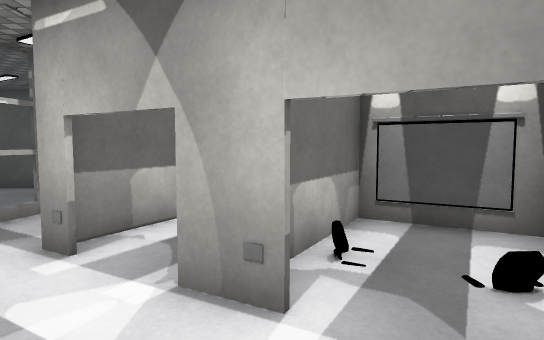
View 1 (above)

22 first-person views from a walk through a 3-D level made in the Unity game engine. The camera is 1.4 m above the floor, tilts 4° down and sees 75° across. Doors are open. The floor is counted in squares, 1 m on a side. Each view is taken from the middle of a square. On the plan, view 1 faces up. The plan holds only what a view shows up to about 15 squares ahead; the rest is blank. The place goes on beyond the plan. The player is left out. Some surface patterns are stand-ins.

View 2
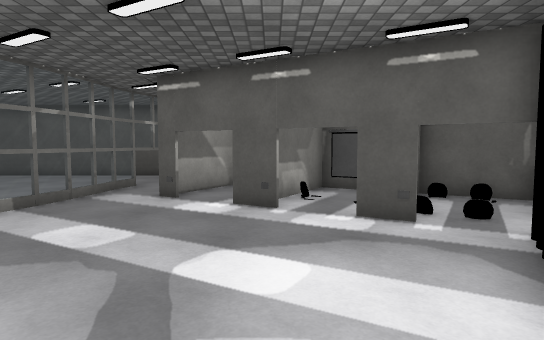

View 3
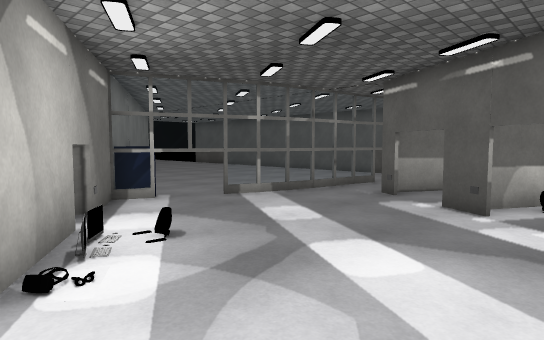

View 4
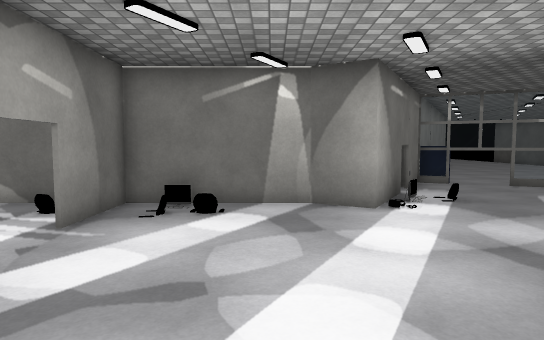

View 5
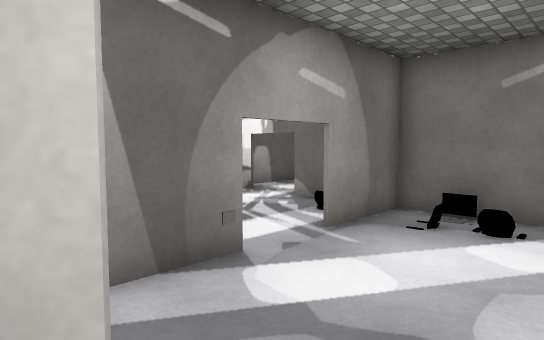

View 6
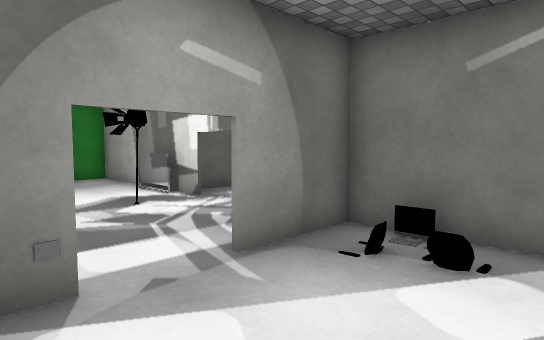

View 7
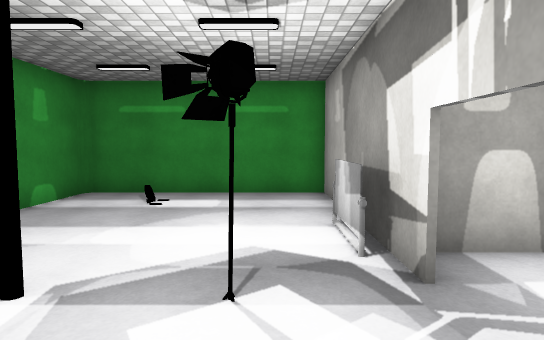

View 8
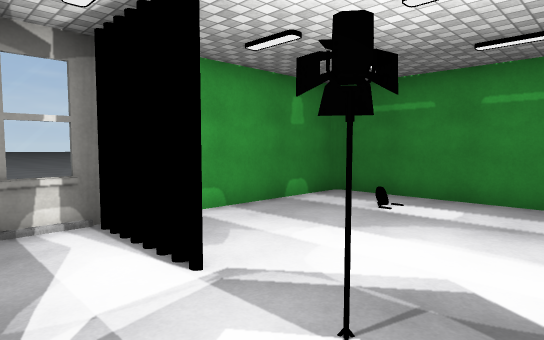

View 9
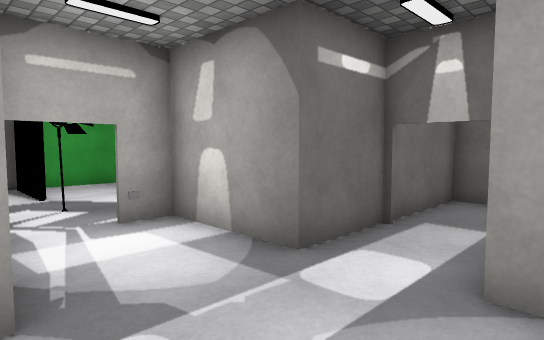

View 10
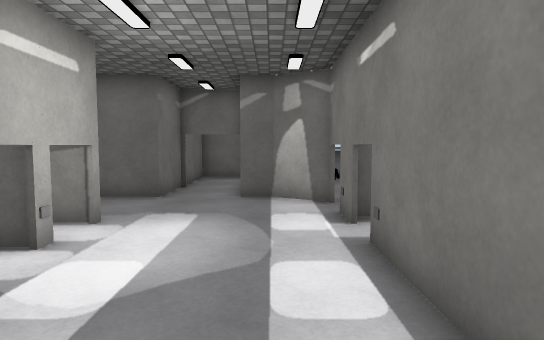

View 11
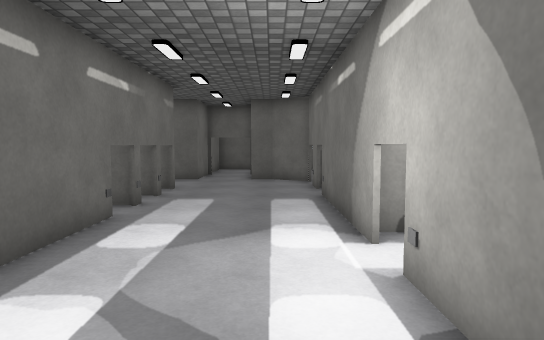

View 12
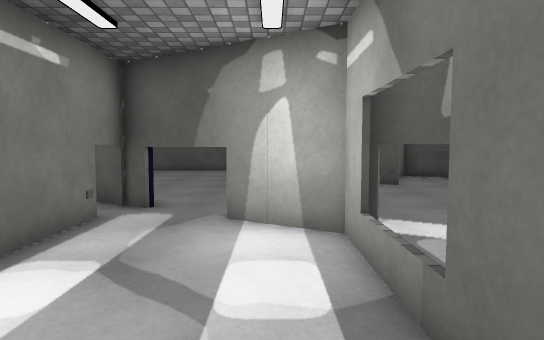

View 13
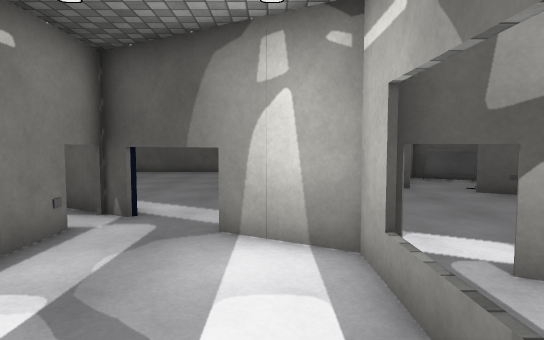

View 14
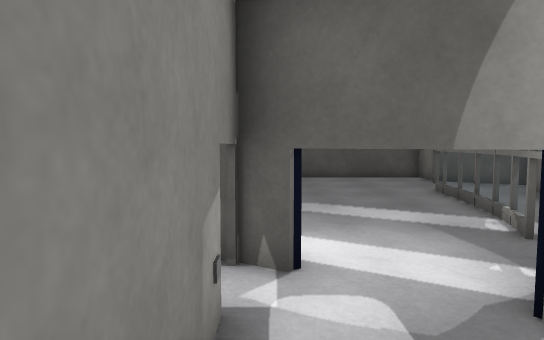

View 15
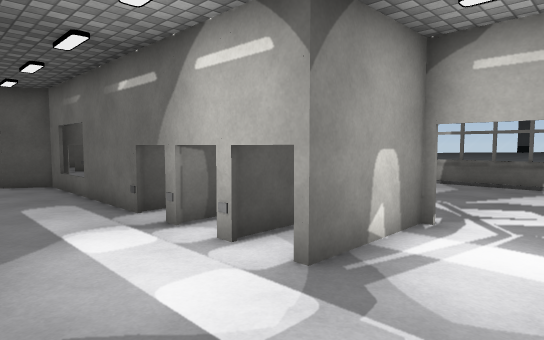

View 16
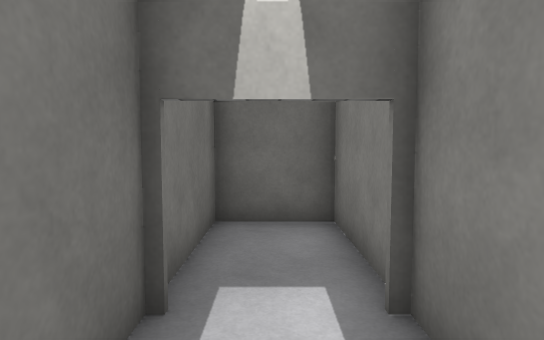

View 17
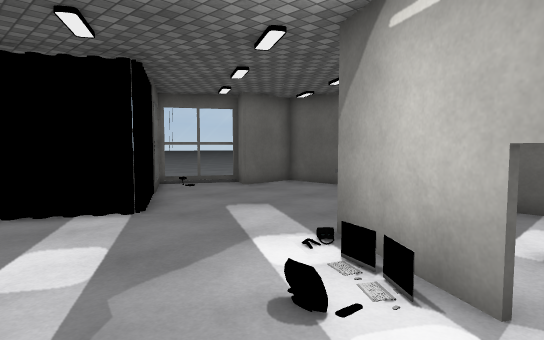

View 18
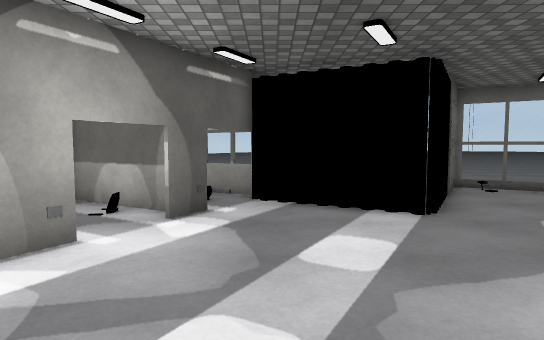

View 19
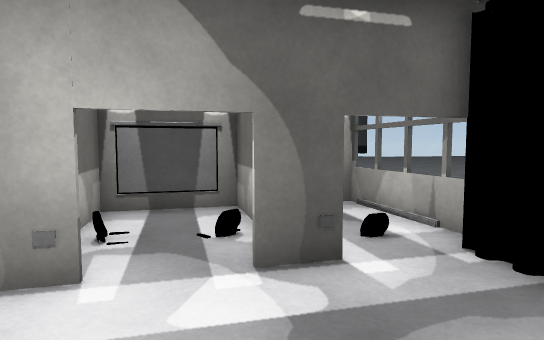

View 20
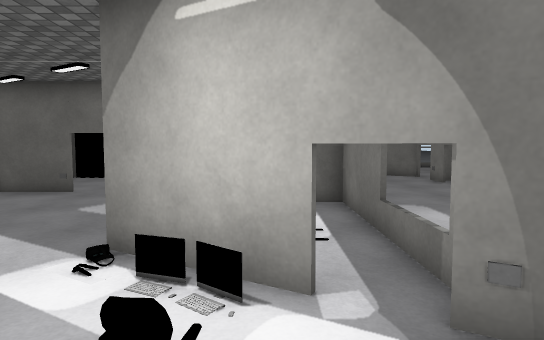

View 21
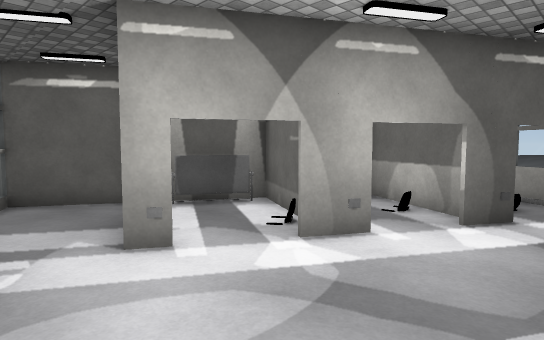

View 22
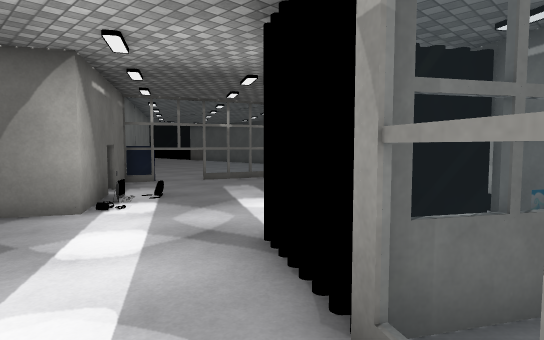

### Floor plan
Key: @ floor where view 1 was taken; # wall or solid block; x gap in a wall; . floor; D open door; = window, fence, low wall or low ledge; T thing the floor can be seen under or through; C curtain; O other object.
Columns run from 12 left of view 1 to 7 right of it. Each row starts with its distance up from view 1.
 11    ##   #
 10   ......##
  9   ......D###
  8 .......DD..##
  7 .......DD.##O##
  6 .......=.##..#.O#
  5  ......=.O..##..###
  4  ......=..DD#..####x
  3  .....=....#OD.# #=
  2  .....=.....DDO#.==
  1 #T ...DD.......DD=
  0  DDT.=......@...O#
 -1  DOTTDD........O
 -2  #...TO........O
 -3  #....ODT.....O   =
 -4   ......TTT....OO=.
 -5   ........T......==
 -6  DO...x..#........=#
 -7  DD...#..#.........=
 -8  #....#..#.......#=
 -9  #....D###.......##
-10   ....D###...D...#
-11   ....D  ###DDO###
-12  DO...D###.......=
-13  DD...D###.......=
-14  #O......DD......=
-15  DD......DD...C..#
-16  .#......O#.O....#
-17  . ##.#####......#
-18     #.#  ##......#
-19     DDD  #.......#
-20     #.#  #.......#
-21     #.#  #.......#
-22     #.#  #......O#
-23     ###  ########

Where each view was taken, in squares from view 1:
view 1: 0 up, 0 right, facing up
view 2: 5 down, 0 right, facing up
view 3: 5 down, 2 right, facing up-left
view 4: 7 down, 6 right, facing left
view 5: 7 down, 5 right, facing down-left
view 6: 7 down, 3 right, facing down-left
view 7: 12 down, 1 left, facing down
view 8: 13 down, 2 left, facing down-right
view 9: 13 down, 9 left, facing down-right
view 10: 7 down, 9 left, facing down
view 11: 2 down, 9 left, facing down
view 12: 8 down, 7 left, facing up
view 13: 7 down, 7 left, facing up
view 14: 4 down, 10 left, facing up
view 15: 16 down, 9 left, facing up-right
view 16: 16 down, 7 left, facing down
view 17: 0 up, 5 left, facing down-right
view 18: 0 up, 5 left, facing right
view 19: 1 down, 1 left, facing up-right
view 20: 0 up, 4 left, facing down
view 21: 0 up, 5 left, facing up-right
view 22: 7 down, 6 right, facing up-left
